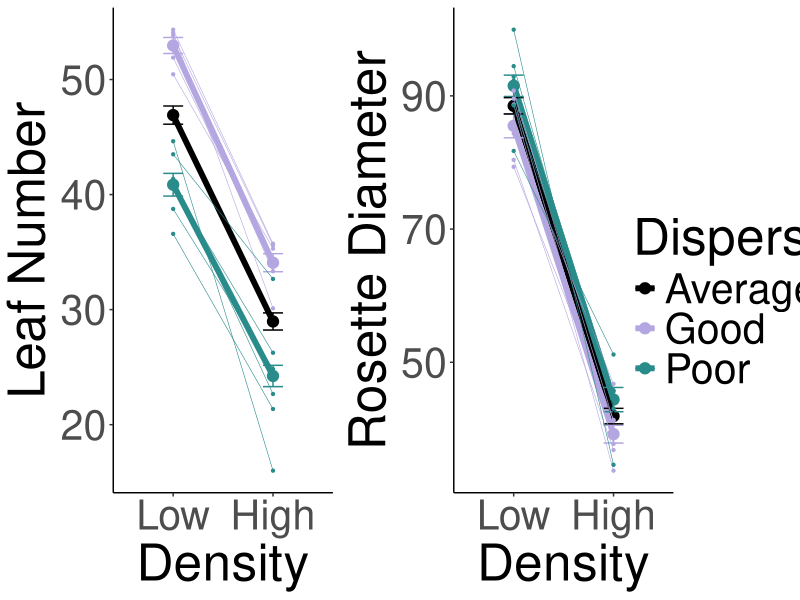
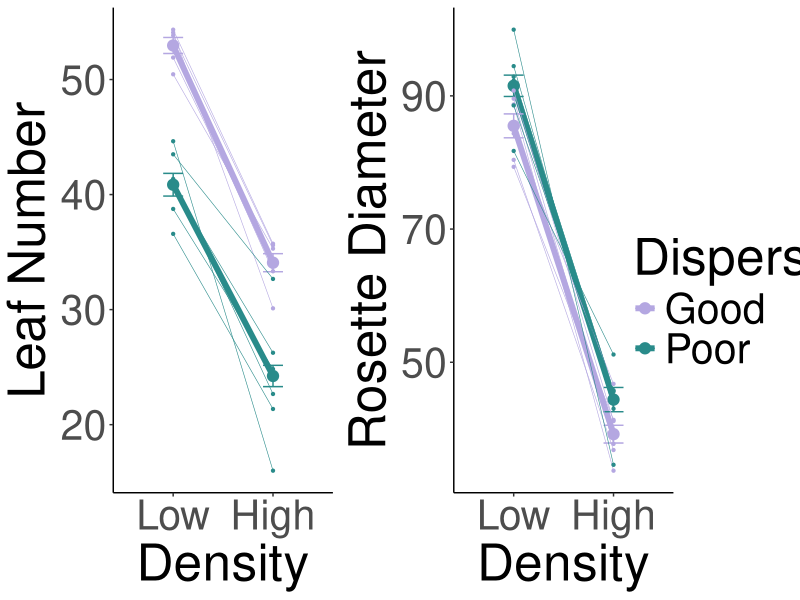
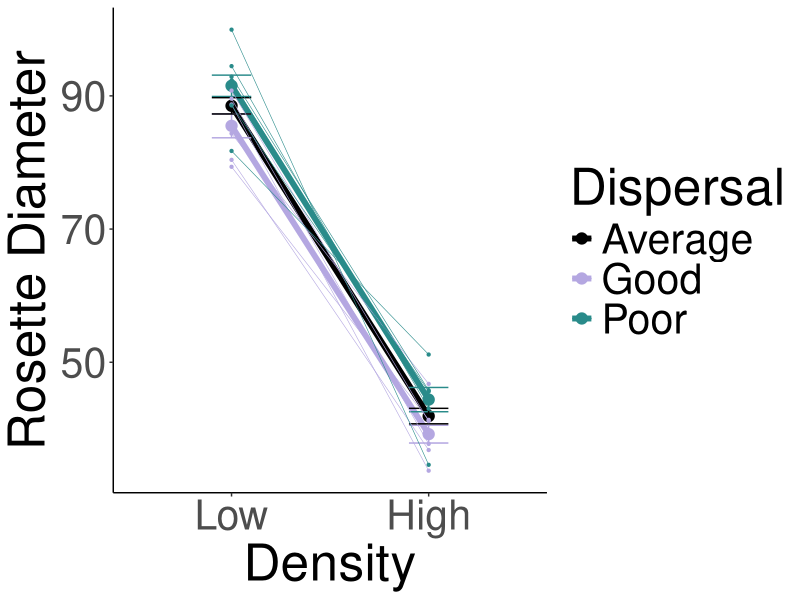
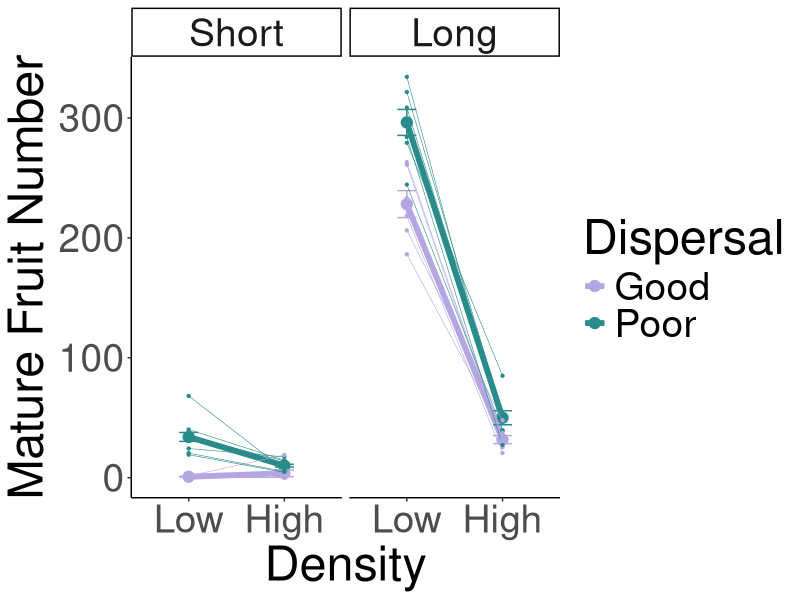
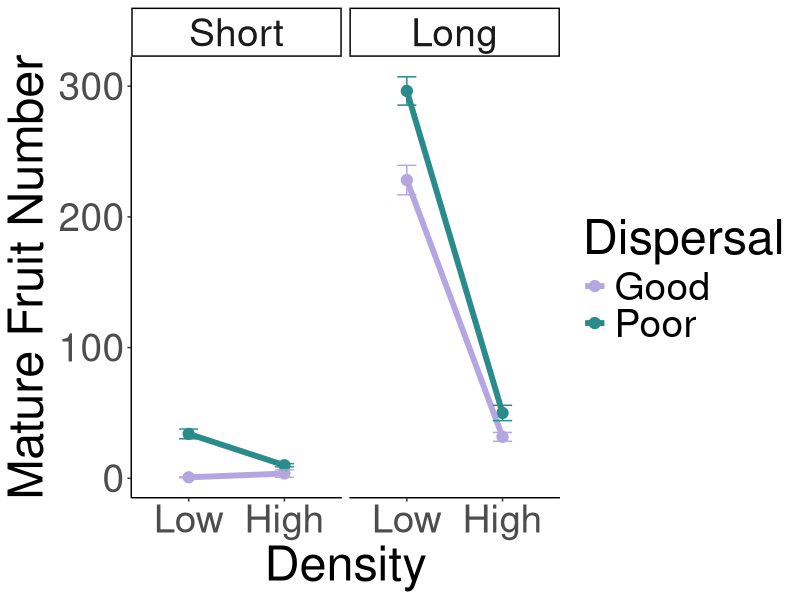
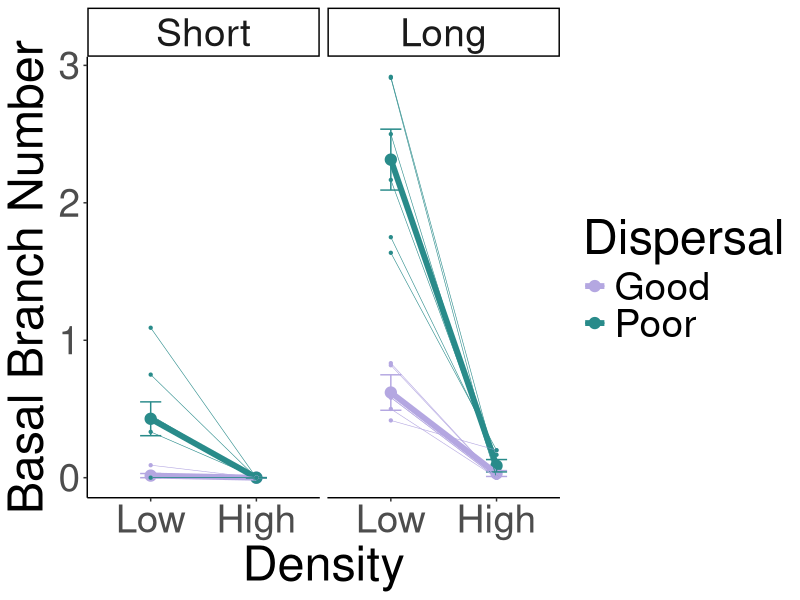
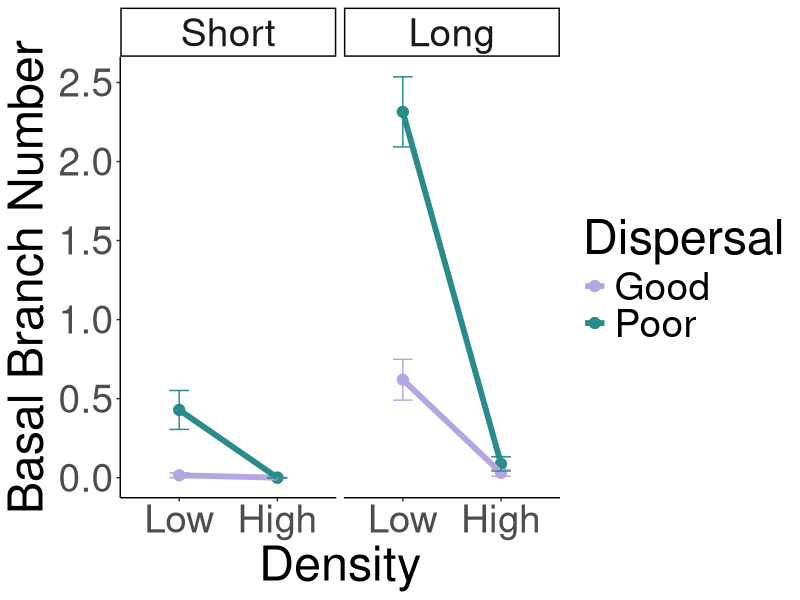
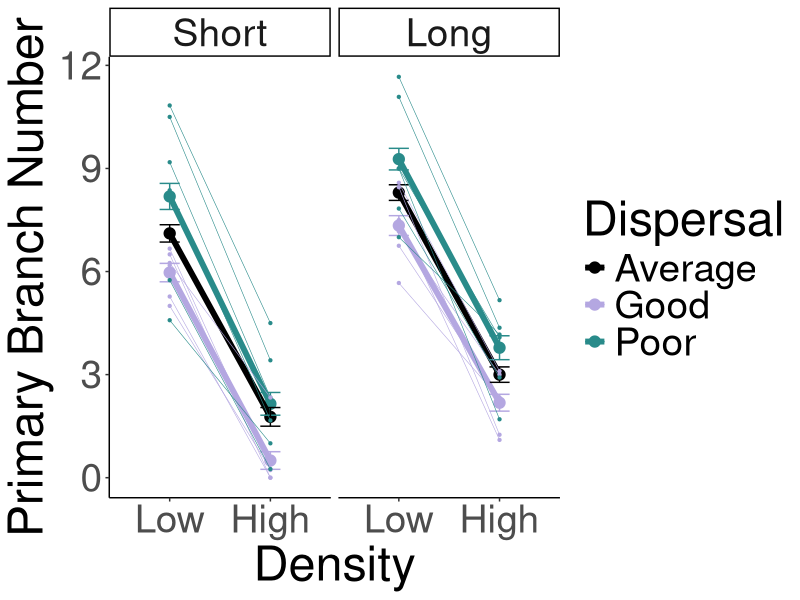

R code for these plots, in order:
## ---- chunk 1
library(tidyverse)
#level_order <- c('Close', 'Far') - no middle 
ch1Palette_2 <- c("#B4A7E1", "#298B8A")
ch1Palette_3 <- c("#000000","#B4A7E1", "#298B8A")
level_order_density <- c('Low', 'High')
#ch1Palette_source <- c("#E69F00", "#298B8A", "#B4A7E1")
#level_order <- c('Close', 'Middle', 'Far')
#ch1Palette <- c("#298B8A", "93E9EE","#B4A7E1")
#ch1Palette_source <- c("#E69F00", "#298B8A", "93E9EE","#B4A7E1")
#triplets <- read.csv("Pops_Trt_Triplet.csv")
#names(triplets)
library(gridExtra)
library(ggpubr)
get_legend<-function(myggplot){
  tmp <- ggplot_gtable(ggplot_build(myggplot))
  leg <- which(sapply(tmp$grobs, function(x) x$name) == "guide-box")
  legend <- tmp$grobs[[leg]]
  return(legend)
}
## ---- chunk 2
xhdensity <- read.csv("../input/XHDensityData.csv")
head(xhdensity)
## ---- chunk 3
xhdensity_noheight <- xhdensity %>% select(ID, Geno, Genotype, SizeRE, SizeOrig, PotPlug, Chamber, Tray, Density, Season, MatFr, ImmFr, Flowers, BasBr, PrimBr, TotBr, FailedFr, LeafNum, Diam)
xhheight_cor <- read.csv("../input/XH_HeightCorrection.csv")
xhdensity_corheight <- merge(xhdensity_noheight, xhheight_cor)
head(xhdensity_corheight)
#write.csv(xhdensity_corheight, "~/Documents/Duke/Lab/Dispersal Trays/XHDensity_CorHeight.csv", row.names = FALSE)

xhdensity_corheight$Density <- factor(xhdensity_corheight$Density, levels = c('Low', 'High'))

xhdensity_corheight_disp <- xhdensity_corheight %>% mutate(Disp=ifelse(SizeRE=="Big", "Good", "Poor"), Season=ifelse(Season=="Early", "Short", "Long"), BBcor=BasBr-1)
## ---- chunk 4
xhleafn_summary <- xhdensity_corheight_disp %>% group_by(Density, Disp) %>% filter(!is.na(LeafNum)) %>% summarise(meanLeafN=mean(LeafNum), SE = sd(LeafNum)/sqrt(n()))
xhleafn_summary
xhleafn_summary$Density <- factor(xhleafn_summary$Density, levels = c('Low', 'High'))

xhleafn_summary2 <- xhdensity_corheight_disp %>% group_by(Genotype, Density, Disp) %>% filter(!is.na(LeafNum)) %>% summarise(meanLeafN=mean(LeafNum), SE = 0)
xhleafn_summary2
xhleafn_summary2$Density <- factor(xhleafn_summary2$Density, levels = c('Low', 'High'))
xhleafn_summary2_unite <- unite(xhleafn_summary2, "DispGeno", c("Disp","Genotype"), remove = FALSE)
xhleafn_summary2_unite

xhleafn_summary3 <- xhdensity_corheight_disp %>% group_by(Density) %>% filter(!is.na(LeafNum)) %>% summarise(meanLeafN=mean(LeafNum), SE = sd(LeafNum)/sqrt(n())) %>% mutate(Disp="Average")
xhleafn_summary3
xhleafn_summary3$Density <- factor(xhleafn_summary3$Density, levels = c('Low', 'High'))
xhleafn_summary_bind <- rbind(xhleafn_summary, xhleafn_summary3) %>% mutate(DispGeno=Disp)
xhleafn_summary_bind

#the below has genotypes and average bars, yay! 
xhleafn_summary_bind$Density <- factor(xhleafn_summary_bind$Density, levels = c('Low', 'High'))
xhleafn_summary_fig <- xhleafn_summary_bind %>% 
  ggplot(aes(x=Density, y=meanLeafN, group=
DispGeno, color=Disp)) + 
  geom_point(size=3.5) + geom_line(size=2) +
  geom_errorbar(aes(ymin=meanLeafN-SE, ymax=meanLeafN+SE), width=.2) +
  labs(color="Dispersal") +
  theme_classic() + xlab("Density") + ylab("Leaf Number") + theme(text=element_text(size=37)) +
  scale_colour_manual(values=ch1Palette_3) +
  geom_line(data = xhleafn_summary2_unite, size=0.2) +
  geom_point(data = xhleafn_summary2_unite, size=0.8) 
#ggsave("XHDensLeafN_Genos.png", width=8, height=5, units="in")

xhleafn_summary_fig2 <- xhleafn_summary_bind %>% 
  filter(DispGeno != "Average") %>% 
  ggplot(aes(x=Density, y=meanLeafN, group=
DispGeno, color=Disp)) + 
  geom_point(size=3.5) + geom_line(size=2) +
  geom_errorbar(aes(ymin=meanLeafN-SE, ymax=meanLeafN+SE), width=.2) +
  labs(color="Dispersal") +
  theme_classic() + xlab("Density") + ylab("Leaf Number") + theme(text=element_text(size=37)) +
  scale_colour_manual(values=ch1Palette_2) +
  geom_line(data = xhleafn_summary2_unite, size=0.2) +
  geom_point(data = xhleafn_summary2_unite, size=0.8) 

xhdiam_summary <- xhdensity_corheight_disp %>% group_by(Density, Disp) %>% filter(!is.na(Diam)) %>% summarise(meanDiam=mean(Diam), SE = sd(Diam)/sqrt(n()))
xhdiam_summary

xhdiam_summary2 <- xhdensity_corheight_disp %>% group_by(Genotype, Density, Disp) %>% filter(!is.na(Diam)) %>% summarise(meanDiam=mean(Diam), SE = 0)
xhdiam_summary2
xhdiam_summary2_unite <- unite(xhdiam_summary2, "DispGeno", c("Disp","Genotype"), remove = FALSE)
xhdiam_summary2_unite

xhdiam_summary3 <- xhdensity_corheight_disp %>% group_by(Density) %>% filter(!is.na(Diam)) %>% summarise(meanDiam=mean(Diam), SE = sd(Diam)/sqrt(n())) %>% mutate(Disp="Average")
xhdiam_summary3
xhdiam_summary_bind <- rbind(xhdiam_summary, xhdiam_summary3) %>% mutate(DispGeno=Disp)
xhdiam_summary_bind

xhdiam_summary_bind$Density <- factor(xhdiam_summary_bind$Density, levels = c('Low', 'High'))
xhdiam_summary_fig <- xhdiam_summary_bind %>% ggplot(aes(x=Density, y=meanDiam, group=DispGeno, color=Disp)) + geom_point(size=3.5) + geom_line(size=2) +
  geom_errorbar(aes(ymin=meanDiam-SE, ymax=meanDiam+SE), width=.2) +
  labs(color="Dispersal") +
  theme_classic() + xlab("Density") + ylab("Rosette Diameter") + theme(text=element_text(size=37)) +
  scale_colour_manual(values=ch1Palette_3) +
  geom_line(data = xhdiam_summary2_unite, size=0.2) +
  geom_point(data = xhdiam_summary2_unite, size=0.8) 
ggsave("XHDensRoseDiam.png", width=8, height=5, units="in")

xhdiam_summary_fig2 <- xhdiam_summary_bind %>% 
  filter(DispGeno != "Average") %>%
  ggplot(aes(x=Density, y=meanDiam, group=DispGeno, color=Disp)) + 
  geom_point(size=3.5) + geom_line(size=2) +
  geom_errorbar(aes(ymin=meanDiam-SE, ymax=meanDiam+SE), width=.2) +
  labs(color="Dispersal") +
  theme_classic() + xlab("Density") + ylab("Rosette Diameter") + theme(text=element_text(size=37)) +
  scale_colour_manual(values=ch1Palette_2) +
  geom_line(data = xhdiam_summary2_unite, size=0.2) +
  geom_point(data = xhdiam_summary2_unite, size=0.8) 

#size at reproduction combined
legend <- get_legend(xhleafn_summary_fig)
xhleafn_summary_fig <- xhleafn_summary_fig + theme(legend.position="none")
xhdiam_summary_fig <- xhdiam_summary_fig + theme(legend.position="none")
grid.arrange(xhleafn_summary_fig, xhdiam_summary_fig, legend, ncol=3, widths=c(3.12, 3.12, 1.09))
#1900 x 700

legend <- get_legend(xhleafn_summary_fig2)
xhleafn_summary_fig2 <- xhleafn_summary_fig2 + theme(legend.position="none")
xhdiam_summary_fig2 <- xhdiam_summary_fig2 + theme(legend.position="none")
grid.arrange(xhleafn_summary_fig2, xhdiam_summary_fig2, legend, ncol=3, widths=c(3.12, 3.12, 1.09))
#1900 x 700
## ---- chunk 5
xhreptraits_summary <- xhdensity_corheight_disp %>% group_by(Season, Density, Disp) %>% filter(!is.na(MatFr)) %>% summarise(meanMatFr=mean(MatFr), SEMF=sd(MatFr)/sqrt(n()), meanBB=mean(BBcor), SEBB=sd(BBcor)/sqrt(n()), meanPB=mean(PrimBr), SEPB=sd(PrimBr)/sqrt(n()), meanTotB=mean(TotBr), SETotB=sd(TotBr)/sqrt(n()), meanHeight=mean(Height), SEH=sd(Height)/sqrt(n()))
xhreptraits_summary

#only traits not included are immature fruit, flowers, and failed fruits 
xhreptraits_summary2 <- xhdensity_corheight_disp %>% group_by(Genotype, Season, Density, Disp) %>% filter(!is.na(MatFr)) %>% summarise(meanMatFr=mean(MatFr), SEMF=0, meanBB=mean(BBcor), SEBB=0, meanPB=mean(PrimBr), SEPB=0, meanTotB=mean(TotBr), SETotB=0, meanHeight=mean(Height), SEH=0)
xhreptraits_summary2
xhreptraits_summary2_unite <- unite(xhreptraits_summary2, "DispGeno", c("Disp","Genotype"), remove = FALSE)
xhreptraits_summary2_unite
xhreptraits_summary2_unite$Season <- factor(xhreptraits_summary2_unite$Season, levels = c('Short', 'Long'))

xhreptraits_summary3 <- xhdensity_corheight_disp %>% group_by(Season,Density) %>%filter(!is.na(MatFr)) %>% summarise(meanMatFr=mean(MatFr), SEMF=sd(MatFr)/sqrt(n()), meanBB=mean(BBcor), SEBB=sd(BBcor)/sqrt(n()), meanPB=mean(PrimBr), SEPB=sd(PrimBr)/sqrt(n()), meanTotB=mean(TotBr), SETotB=sd(TotBr)/sqrt(n()), meanHeight=mean(Height), SEH=sd(Height)/sqrt(n())) %>% mutate(Disp="Average")
xhreptraits_summary3
xhreptraits_summary_bind <- rbind(xhreptraits_summary, xhreptraits_summary3) %>% mutate(DispGeno=Disp)
xhreptraits_summary_bind
xhreptraits_summary_bind$Density <- factor(xhreptraits_summary_bind$Density, levels = c('Low', 'High'))
xhreptraits_summary_bind$Season <- factor(xhreptraits_summary_bind$Season, levels = c('Short', 'Long'))
## ---- chunk 6
xhMatFr_summary_fig <- xhreptraits_summary_bind %>% ggplot(aes(x=Density, y=meanMatFr, group=DispGeno, color=Disp)) + geom_point(size=3.5) + geom_line(size=2) +
  geom_errorbar(aes(ymin=meanMatFr-SEMF, ymax=meanMatFr+SEMF), width=.2) +
  labs(color="Dispersal") +
  theme_classic() + xlab("Density") + ylab("Mature Fruit Number") + theme(text=element_text(size=35)) +
  scale_colour_manual(values=ch1Palette_3) +
  geom_line(data = xhreptraits_summary2_unite, size=0.2) +
  geom_point(data = xhreptraits_summary2_unite, size=0.8) +
  facet_grid(. ~Season)
#ggsave("XHDensMatFr.png", width=16, height=6, units="in")

xhMatFr_summary_fig2 <- xhreptraits_summary_bind %>% 
  filter(DispGeno != "Average") %>%
  ggplot(aes(x=Density, y=meanMatFr, group=DispGeno, color=Disp)) + 
  geom_point(size=3.5) + geom_line(size=2) +
  geom_errorbar(aes(ymin=meanMatFr-SEMF, ymax=meanMatFr+SEMF), width=.2) +
  labs(color="Dispersal") +
  theme_classic() + xlab("Density") + ylab("Mature Fruit Number") + theme(text=element_text(size=35)) +
  scale_colour_manual(values=ch1Palette_2) +
  geom_line(data = xhreptraits_summary2_unite, size=0.2) +
  geom_point(data = xhreptraits_summary2_unite, size=0.8) +
  facet_grid(. ~Season)
ggsave("For Publication/output/XHDensMatFr_NoAvg.png", width=16, height=6, units="in")

xhMatFr_summary_fig2 <- xhreptraits_summary_bind %>% 
  filter(DispGeno != "Average") %>%
  ggplot(aes(x=Density, y=meanMatFr, group=DispGeno, color=Disp)) + 
  geom_point(size=3.5) + geom_line(size=2) +
  geom_errorbar(aes(ymin=meanMatFr-SEMF, ymax=meanMatFr+SEMF), width=.2) +
  labs(color="Dispersal") +
  theme_classic() + xlab("Density") + ylab("Mature Fruit Number") + theme(text=element_text(size=35)) +
  scale_colour_manual(values=ch1Palette_2) +
  facet_grid(. ~Season)
ggsave("../output/XHDensMatFr_NoGenos.png", width=16, height=6, units="in")
## ---- chunk 7
xhBB_summary_fig <- xhreptraits_summary_bind %>% ggplot(aes(x=Density, y=meanBB, group=DispGeno, color=Disp)) + geom_point(size=3.5) + geom_line(size=2) +
  geom_errorbar(aes(ymin=meanBB-SEBB, ymax=meanBB+SEBB), width=.2) +
  labs(color="Dispersal") +
  theme_classic() + xlab("Density") + ylab("Basal Branch Number") + theme(text=element_text(size=35)) +
  scale_colour_manual(values=ch1Palette_3) +
  geom_line(data = xhreptraits_summary2_unite, size=0.2) +
  geom_point(data = xhreptraits_summary2_unite, size=0.8) +
  facet_grid(. ~Season)
#ggsave("XHDensBB.png", width=16, height=6, units="in")

xhBB_summary_fig2 <- xhreptraits_summary_bind %>% 
   filter(DispGeno != "Average") %>%
  ggplot(aes(x=Density, y=meanBB, group=DispGeno, color=Disp)) + 
  geom_point(size=3.5) + geom_line(size=2) +
  geom_errorbar(aes(ymin=meanBB-SEBB, ymax=meanBB+SEBB), width=.2) +
  labs(color="Dispersal") +
  theme_classic() + xlab("Density") + ylab("Basal Branch Number") + theme(text=element_text(size=35)) +
  scale_colour_manual(values=ch1Palette_2) +
  geom_line(data = xhreptraits_summary2_unite, size=0.2) +
  geom_point(data = xhreptraits_summary2_unite, size=0.8) +
  facet_grid(. ~Season)
ggsave("For Publication/output/XH_BB_NoAvg.png", width=16, height=6, units="in")

xhBB_summary_fig2 <- xhreptraits_summary_bind %>% 
   filter(DispGeno != "Average") %>%
  ggplot(aes(x=Density, y=meanBB, group=DispGeno, color=Disp)) + 
  geom_point(size=3.5) + geom_line(size=2) +
  geom_errorbar(aes(ymin=meanBB-SEBB, ymax=meanBB+SEBB), width=.2) +
  labs(color="Dispersal") +
  theme_classic() + xlab("Density") + ylab("Basal Branch Number") + theme(text=element_text(size=35)) +
  scale_colour_manual(values=ch1Palette_2) +
  facet_grid(. ~Season)
ggsave("../output/XH_BB_NoGenos.png", width=16, height=6, units="in")
## ---- chunk 8
xhPB_summary_fig <- xhreptraits_summary_bind %>% ggplot(aes(x=Density, y=meanPB, group=DispGeno, color=Disp)) + geom_point(size=3.5) + geom_line(size=2) +
  geom_errorbar(aes(ymin=meanPB-SEPB, ymax=meanPB+SEPB), width=.2) +
  labs(color="Dispersal") +
  theme_classic() + xlab("Density") + ylab("Primary Branch Number") + theme(text=element_text(size=35)) +
  scale_colour_manual(values=ch1Palette_3) +
  geom_line(data = xhreptraits_summary2_unite, size=0.2) +
  geom_point(data = xhreptraits_summary2_unite, size=0.8) +
  facet_grid(. ~Season)
ggsave("XHDensPB.png", width=16, height=6, units="in")
## ---- chunk 9
xhTotB_summary_fig <- xhreptraits_summary_bind %>% ggplot(aes(x=Density, y=meanTotB, group=DispGeno, color=Disp)) + geom_point(size=3.5) + geom_line(size=2) +
  geom_errorbar(aes(ymin=meanTotB-SETotB, ymax=meanTotB+SETotB), width=.2) +
  labs(color="Dispersal") +
  theme_classic() + xlab("Density") + ylab("Total Branch Number") + theme(text=element_text(size=35)) +
  scale_colour_manual(values=ch1Palette_3) +
  geom_line(data = xhreptraits_summary2_unite, size=0.2) +
  geom_point(data = xhreptraits_summary2_unite, size=0.8) +
  facet_grid(. ~Season)
ggsave("XHDensTotB.png", width=16, height=6, units="in")
## ---- chunk 10
xhreptraits_summary_bind$Density <- factor(xhreptraits_summary_bind$Density, levels = c('Low', 'High'))
xhHeight_summary_fig <- xhreptraits_summary_bind %>% ggplot(aes(x=Density, y=meanHeight, group=DispGeno, color=Disp)) + geom_point(size=3.5) + geom_line(size=2) +
  geom_errorbar(aes(ymin=meanHeight-SEH, ymax=meanHeight+SEH), width=.2) +
  labs(color="Dispersal") +
  theme_classic() + xlab("Density") + ylab("Height (cm)") + theme(text=element_text(size=35)) +
  scale_colour_manual(values=ch1Palette_3) +
  geom_line(data = xhreptraits_summary2_unite, size=0.2) +
  geom_point(data = xhreptraits_summary2_unite, size=0.8) +
  facet_grid(. ~Season)
ggsave("XHDensHeight.png", width=16, height=6, units="in")
## ---- chunk 11
geno_leafnmeans <- xhdensity_corheight_disp  %>% filter(!is.na(LeafNum)) %>% group_by(Geno, Density) %>% summarise(GenoMeanLeaf=mean(LeafNum)) 
geno_leafnmeans
geno_leafnmeans_var <- geno_leafnmeans %>% group_by(Density) %>% summarise(GenoVarLeaf=var(GenoMeanLeaf))
geno_leafnmeans_var

geno_diammeans <- xhdensity_corheight_disp  %>% filter(!is.na(Diam)) %>% group_by(Geno, Density) %>% summarise(GenoMeanDiam=mean(Diam)) 
geno_diammeans
geno_diammeans_var <- geno_diammeans %>% group_by(Density) %>% summarise(GenoVarDiam=var(GenoMeanDiam))
geno_diammeans_var

geno_reptraitsmeans <- xhdensity_corheight_disp %>% group_by(Geno, Season, Density) %>% filter(!is.na(MatFr)) %>% summarise(GenoMeanBB=mean(BBcor), GenoMeanPB=mean(PrimBr),GenoMeanTotB=mean(TotBr), GenoMeanHeight=mean(Height), GenoMeanMatFr=mean(MatFr))
geno_reptraitsmeans
geno_reptraitsmeans_var <- geno_reptraitsmeans %>% group_by(Season, Density) %>% summarise(GenovarBB=var(GenoMeanBB), GenovarPB=var(GenoMeanPB),GenovarTotB=var(GenoMeanTotB), GenovarHeight=var(GenoMeanHeight), GenovarMatFr=var(GenoMeanMatFr))
geno_reptraitsmeans_var
#write.csv(geno_reptraitsmeans_var, "~/Documents/Duke/Lab/Dispersal Trays/XHGenoRepVar.csv", row.names = FALSE)
## ---- chunk 12
geno_leafnmeans
geno_diammeans
geno_sizeatrep <- merge(geno_leafnmeans, geno_diammeans)
geno_sizeatrep
geno_reptraitsmeans_short <- geno_reptraitsmeans %>% filter(Season=="Short")
geno_reptraitsmeans_short
geno_reptraitsmeans_long <- geno_reptraitsmeans %>% filter(Season=="Long")
geno_reptraitsmeans_long

geno_corrs_short <- merge(geno_sizeatrep, geno_reptraitsmeans_short)
geno_corrs_short_transf <- geno_corrs_short %>% mutate(GenoMeanPBsqrt=sqrt(GenoMeanPB), GenoMeanTotBLog=log(GenoMeanTotB), GenoMeanMatFrLog=log(GenoMeanMatFr))
geno_corrs_short_transf
geno_corrs_long <- merge(geno_sizeatrep, geno_reptraitsmeans_long)
geno_corrs_long_transf <- geno_corrs_long %>% mutate(GenoMeanPBsqrt=sqrt(GenoMeanPB), GenoMeanTotBLog=log(GenoMeanTotB), GenoMeanMatFrLog=log(GenoMeanMatFr))

library(rstatix)
geno_corrs_short_transf %>% group_by(Density) %>% cor_test(GenoMeanLeaf, GenoMeanDiam, GenoMeanPBsqrt, GenoMeanTotBLog, GenoMeanHeight, GenoMeanMatFrLog)
